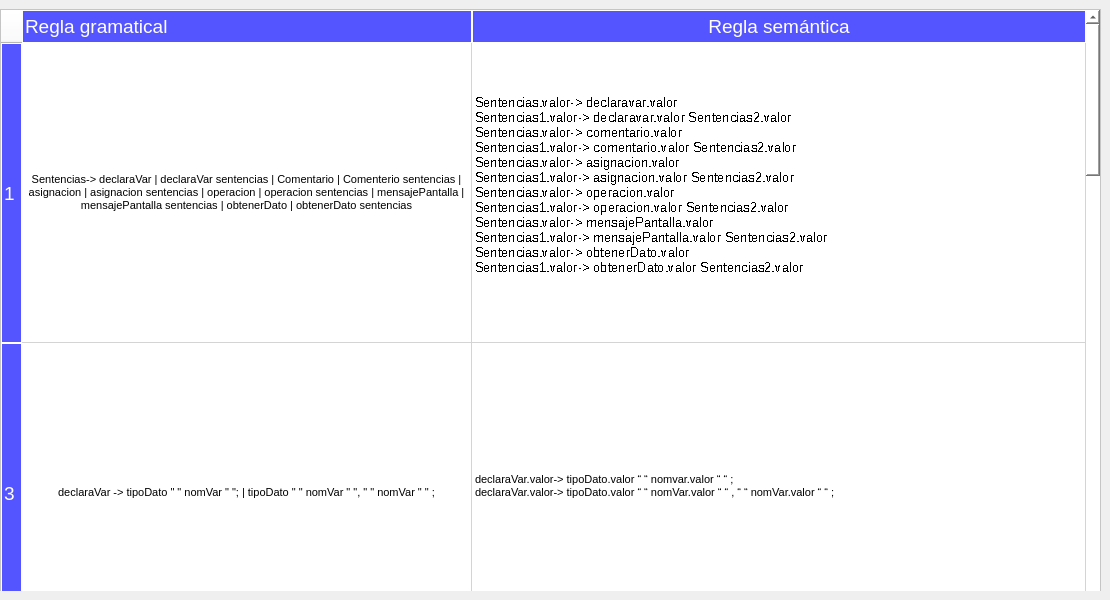
<?xml version="1.0" encoding="UTF-8"?>
<ui version="4.0">
 <class>Dialog</class>
 <widget class="QDialog" name="Dialog">
  <property name="geometry">
   <rect>
    <x>0</x>
    <y>0</y>
    <width>1110</width>
    <height>600</height>
   </rect>
  </property>
  <property name="windowTitle">
   <string>Tabla semántica</string>
  </property>
  <layout class="QVBoxLayout" name="verticalLayout">
   <property name="spacing">
    <number>6</number>
   </property>
   <property name="leftMargin">
    <number>0</number>
   </property>
   <property name="topMargin">
    <number>9</number>
   </property>
   <property name="rightMargin">
    <number>9</number>
   </property>
   <property name="bottomMargin">
    <number>9</number>
   </property>
   <item>
    <widget class="QFrame" name="frame">
     <property name="layoutDirection">
      <enum>Qt::LeftToRight</enum>
     </property>
     <property name="autoFillBackground">
      <bool>false</bool>
     </property>
     <property name="styleSheet">
      <string notr="true">background-color: rgb(255, 255, 255);</string>
     </property>
     <property name="frameShape">
      <enum>QFrame::StyledPanel</enum>
     </property>
     <property name="frameShadow">
      <enum>QFrame::Raised</enum>
     </property>
     <widget class="QTableWidget" name="mitabla">
      <property name="geometry">
       <rect>
        <x>0</x>
        <y>0</y>
        <width>1101</width>
        <height>641</height>
       </rect>
      </property>
      <property name="font">
       <font>
        <family>Segoe UI Historic</family>
        <pointsize>14</pointsize>
       </font>
      </property>
      <property name="contextMenuPolicy">
       <enum>Qt::NoContextMenu</enum>
      </property>
      <property name="styleSheet">
       <string notr="true">QWidget{
         background-color:#ffffff;

		color:#000000;
}

QHeaderView::section{

       background-color:#5555ff;
	   padding:2px;
 	
      border:1px solid #fffff8;
	  font-size:14pt;
	  color:#ffffff;

}

QTableWitget{
    
     gridline-color:#ff00ff;
     font-size:14pt;

}
QTableWitget::th,td{
    
     max-width: 150px;
    border-bottom: 1px solid #000000;
    padding: 10px 20px;
    font-size: 15px;
    text-align: center;
    word-wrap: break-word;
    white-space: normal;
    background-color: #dfe3e7;
}





      
</string>
      </property>
      <property name="gridStyle">
       <enum>Qt::SolidLine</enum>
      </property>
      <attribute name="horizontalHeaderVisible">
       <bool>true</bool>
      </attribute>
      <attribute name="horizontalHeaderCascadingSectionResizes">
       <bool>false</bool>
      </attribute>
      <attribute name="horizontalHeaderMinimumSectionSize">
       <number>200</number>
      </attribute>
      <attribute name="horizontalHeaderDefaultSectionSize">
       <number>450</number>
      </attribute>
      <attribute name="horizontalHeaderHighlightSections">
       <bool>true</bool>
      </attribute>
      <attribute name="horizontalHeaderShowSortIndicator" stdset="0">
       <bool>true</bool>
      </attribute>
      <attribute name="horizontalHeaderStretchLastSection">
       <bool>true</bool>
      </attribute>
      <attribute name="verticalHeaderCascadingSectionResizes">
       <bool>true</bool>
      </attribute>
      <attribute name="verticalHeaderMinimumSectionSize">
       <number>220</number>
      </attribute>
      <attribute name="verticalHeaderDefaultSectionSize">
       <number>300</number>
      </attribute>
      <attribute name="verticalHeaderHighlightSections">
       <bool>false</bool>
      </attribute>
      <attribute name="verticalHeaderShowSortIndicator" stdset="0">
       <bool>true</bool>
      </attribute>
      <attribute name="verticalHeaderStretchLastSection">
       <bool>true</bool>
      </attribute>
      <row>
       <property name="text">
        <string>1</string>
       </property>
      </row>
      <row>
       <property name="text">
        <string>3</string>
       </property>
      </row>
      <row>
       <property name="text">
        <string>4</string>
       </property>
      </row>
      <row>
       <property name="text">
        <string>5</string>
       </property>
      </row>
      <row>
       <property name="text">
        <string>6</string>
       </property>
      </row>
      <row>
       <property name="text">
        <string>7</string>
       </property>
      </row>
      <row>
       <property name="text">
        <string>8</string>
       </property>
      </row>
      <row>
       <property name="text">
        <string>9</string>
       </property>
      </row>
      <column>
       <property name="text">
        <string>Regla gramatical</string>
       </property>
       <property name="textAlignment">
        <set>AlignLeading|AlignVCenter</set>
       </property>
      </column>
      <column>
       <property name="text">
        <string>Regla semántica</string>
       </property>
      </column>
      <item row="0" column="0">
       <property name="text">
        <string>Sentencias-&gt; declaraVar | declaraVar sentencias | Comentario | Comenterio sentencias | asignacion | asignacion sentencias | operacion | operacion sentencias | mensajePantalla | mensajePantalla sentencias | obtenerDato | obtenerDato sentencias</string>
       </property>
       <property name="font">
        <font>
         <family>Arial</family>
         <pointsize>8</pointsize>
         <stylestrategy>PreferDefault</stylestrategy>
         <kerning>true</kerning>
        </font>
       </property>
       <property name="textAlignment">
        <set>AlignCenter</set>
       </property>
       <property name="flags">
        <set>ItemIsSelectable|ItemIsEditable|ItemIsDragEnabled|ItemIsDropEnabled|ItemIsUserCheckable|ItemIsEnabled|ItemIsTristate</set>
       </property>
      </item>
      <item row="0" column="1">
       <property name="text">
        <string>Sentencias.valor-&gt; declaravar.valor
Sentencias1.valor-&gt; declaravar.valor Sentencias2.valor
Sentencias.valor-&gt; comentario.valor
Sentencias1.valor-&gt; comentario.valor Sentencias2.valor
Sentencias.valor-&gt; asignacion.valor
Sentencias1.valor-&gt; asignacion.valor Sentencias2.valor
Sentencias.valor-&gt; operacion.valor
Sentencias1.valor-&gt; operacion.valor Sentencias2.valor
Sentencias.valor-&gt; mensajePantalla.valor
Sentencias1.valor-&gt; mensajePantalla.valor Sentencias2.valor
Sentencias.valor-&gt; obtenerDato.valor
Sentencias1.valor-&gt; obtenerDato.valor Sentencias2.valor
</string>
       </property>
       <property name="font">
        <font>
         <family>Arial</family>
         <pointsize>10</pointsize>
         <weight>50</weight>
         <bold>false</bold>
         <stylestrategy>NoAntialias</stylestrategy>
         <kerning>true</kerning>
        </font>
       </property>
       <property name="textAlignment">
        <set>AlignJustify|AlignVCenter</set>
       </property>
      </item>
      <item row="1" column="0">
       <property name="text">
        <string>declaraVar -&gt; tipoDato &quot; &quot; nomVar &quot; &quot;; | tipoDato &quot; &quot; nomVar &quot; &quot;, &quot; &quot; nomVar &quot; &quot; ;</string>
       </property>
       <property name="font">
        <font>
         <family>Arial</family>
         <pointsize>8</pointsize>
        </font>
       </property>
       <property name="textAlignment">
        <set>AlignCenter</set>
       </property>
      </item>
      <item row="1" column="1">
       <property name="text">
        <string>declaraVar.valor-&gt; tipoDato.valor “ “ nomvar.valor “ “ ;
declaraVar.valor-&gt; tipoDato.valor “ “ nomVar.valor “ “ , “ “ nomVar.valor “ “ ;
</string>
       </property>
       <property name="font">
        <font>
         <family>Arial</family>
         <pointsize>8</pointsize>
        </font>
       </property>
       <property name="textAlignment">
        <set>AlignJustify|AlignVCenter</set>
       </property>
      </item>
      <item row="2" column="0">
       <property name="text">
        <string>asignacion -&gt; nomVar = nomvar &quot; &quot; ; | nomVar =  numeros &quot; &quot; ; | nomVar = operacion &quot; &quot; ; | nomVar = TRUE &quot; &quot; ; | nomVar = FALSE &quot; &quot; ;</string>
       </property>
       <property name="font">
        <font>
         <family>Arial</family>
         <pointsize>8</pointsize>
        </font>
       </property>
      </item>
      <item row="2" column="1">
       <property name="text">
        <string>asignacion.valor-&gt; nomVar.valor = nomVar.valor “ “ ;
asignacion.valor-&gt; nomVar.valor = números.valor “ “ ;
asignacion.valor-&gt; nomVar.valor = operacion.valor “ “ ;
asignacion.valor-&gt; nomVar.valor = TRUE ;
asignacion.valor-&gt; nomVar.valor = FALSE ;
</string>
       </property>
       <property name="font">
        <font>
         <family>Arial</family>
         <pointsize>8</pointsize>
        </font>
       </property>
      </item>
      <item row="3" column="0">
       <property name="text">
        <string>operacion -&gt;  nomVar operadores nomVar | nomVar operadores numeros | numeros operadores nomVar | numeros operadores numeros |                                                                                                                                    nomVar operadores nomVar operadores nomVar| nomVar operadores nomVar operadores numeros| nomVar operadores numeros operadores nomVar| nomVar operadores numeros operadores numeros| numeros operadores nomVar operadores nomVar| numeros operadores nomVar operadores numeros| numeros operadores numeros operadores nomVar| numeros operadores numeros operadores numeros|                             nomVar operadores nomVar operadores operacion | nomVar operadores numeros operadores operacion | numeros operadores nomVar operadores operacion | numeros operadores numeros operadores operacion</string>
       </property>
       <property name="font">
        <font>
         <family>Arial</family>
         <pointsize>8</pointsize>
        </font>
       </property>
      </item>
      <item row="3" column="1">
       <property name="text">
        <string>operacion.valor-&gt; nomVar.valor operadores.valor nomVar.valor
operación.valor-&gt; nomVar.valor operadores.valor numeros.valor
opreacion.valor-&gt; numeros1.valor operadores.valor numeros2.valor
operacion.valor-&gt; numeros.valr operadores.valor nomVar.valor
operacion.valor-&gt; nomVar1.valor operadores1.valor nomVar2.valor operadores2.valor nomVar3.valor
operacion.valor-&gt; nomVar1.valor operadores1.valor nomVar2.valor operadores2.valores numeros.valor
operacion.valor-&gt; nomVar1.valor operadores1.valor numeros.valor operadores2.valor nomVar2.valor
operacion.valor-&gt; nomVar.valor operadores1.valor numeros1.valor operadores2.valor numeros2.valor
operacion.valor-&gt; numeros.valor operadores1.valor nomVar1.valor operadores2.valor nomVar2.valor
operacion.valor-&gt; numeros.valor operadores1.valor nomVar1.valor operadores2.valor nomVar2.valor
operacion.valor-&gt; numeros1.valor operadores1.valor nomVar.valor numeros2.valor
operacion.valor-&gt; numeros1.valor operadores1.valor numeros2.valor operadores2.valor nomVar.valor
operacion.valor-&gt; numeros1.valor operadores1.valor numeros2.valor operadores2.valor numeros2.valor operadores3.valor numeros3.valor
operacion1.valor-&gt; nomVar1.valor operadores1.valor nomVar2.valor operadores2.valor operacion2.valor
operacion1.valor-&gt; nomVar.valor operadores1.valor numeros.valor operadores2.valor operacion2.valor
operacion1.valor-&gt; numeros.valor operadores1.valor nomVar.valor operadores2.valor operacion2.valor
operacion1.valor-&gt; numeros1.valor operadores1.valor numeros2.valor operadores2.valor operacion2.valor
</string>
       </property>
       <property name="font">
        <font>
         <family>Arial</family>
         <pointsize>8</pointsize>
        </font>
       </property>
      </item>
      <item row="4" column="0">
       <property name="text">
        <string>operadores -&gt; + | - | * | /</string>
       </property>
       <property name="font">
        <font>
         <family>Arial</family>
         <pointsize>8</pointsize>
        </font>
       </property>
       <property name="textAlignment">
        <set>AlignCenter</set>
       </property>
      </item>
      <item row="4" column="1">
       <property name="text">
        <string>operadores.valor-&gt; +
operadores.valor-&gt; -
operadores.valor-&gt; *
operadores.valor-&gt; /
</string>
       </property>
       <property name="font">
        <font>
         <family>Arial</family>
         <pointsize>8</pointsize>
        </font>
       </property>
      </item>
      <item row="5" column="0">
       <property name="text">
        <string>mensajePantalla -&gt;  OUTPUT &quot; ' &quot; msj &quot; ' &quot; &quot; &quot; ; | OUTPUT &quot; ' &quot; msj &quot; ' &quot; &quot;,&quot; nomVar &quot; &quot; ;</string>
       </property>
       <property name="font">
        <font>
         <family>Arial</family>
         <pointsize>8</pointsize>
        </font>
       </property>
      </item>
      <item row="5" column="1">
       <property name="text">
        <string>mensajePantalla.valor-&gt; OUTPUT “ Mensaje ;
mensajePantalla.valor-&gt; OUTPUT Mensaje , nomVar.valor
</string>
       </property>
       <property name="font">
        <font>
         <family>Arial</family>
         <pointsize>8</pointsize>
        </font>
       </property>
      </item>
      <item row="6" column="0">
       <property name="text">
        <string>comentario -&gt;  # | # mensaje</string>
       </property>
       <property name="font">
        <font>
         <family>Arial</family>
         <pointsize>8</pointsize>
        </font>
       </property>
      </item>
      <item row="6" column="1">
       <property name="text">
        <string>Comentario.valor-&gt; # Mensaje</string>
       </property>
       <property name="font">
        <font>
         <family>Arial</family>
         <pointsize>8</pointsize>
        </font>
       </property>
      </item>
      <item row="7" column="0">
       <property name="text">
        <string>obtenerDato-&gt; INPUT nomVar &quot; &quot;;</string>
       </property>
       <property name="font">
        <font>
         <family>Arial</family>
         <pointsize>8</pointsize>
        </font>
       </property>
      </item>
      <item row="7" column="1">
       <property name="text">
        <string>obtenerDato.valor-&gt; INPUT nomVar.valor “ “ ;</string>
       </property>
       <property name="font">
        <font>
         <family>Arial</family>
         <pointsize>8</pointsize>
        </font>
       </property>
      </item>
     </widget>
    </widget>
   </item>
  </layout>
 </widget>
 <resources/>
 <connections/>
</ui>
